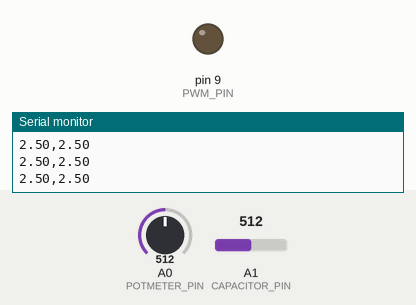
This sketch was run on a simulated Arduino Uno, built with avr-gcc and run on an emulated ATmega328P. On the bench: output pins drawn as LEDs (lit = HIGH), the last lines printed to the serial monitor. Inputs (shaded band) come from the test bench; at power-on: A0 (POTMETER_PIN) = 512, A1 (CAPACITOR_PIN) = 512.

Above: at 1.2 s.
1.3 s: A0 (POTMETER_PIN) set to 716
At 1.9 s:
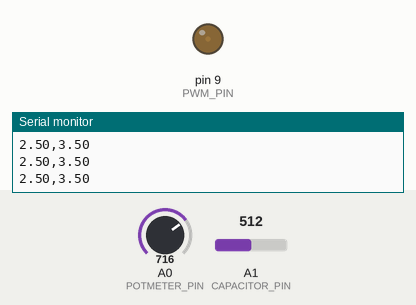
4.3 s: A1 (CAPACITOR_PIN) set to 306
At 5.02 s:
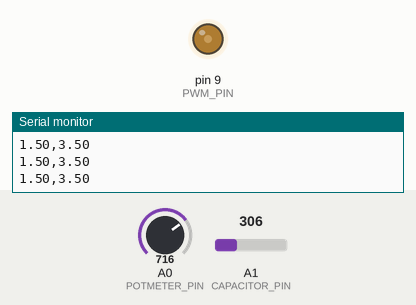
7.3 s: A0 (POTMETER_PIN) set to 306
8.8 s: A1 (CAPACITOR_PIN) set to 0
At 9.01 s:
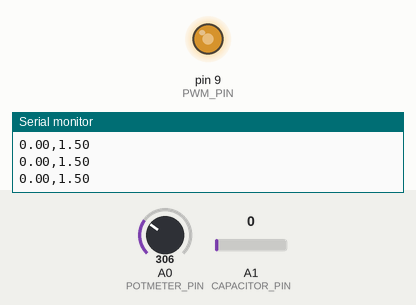
11.8 s: A1 (CAPACITOR_PIN) set to 122
14.8 s: A0 (POTMETER_PIN) set to 0
At 15.07 s:
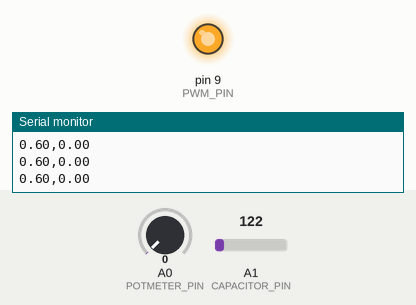
Timing chart, 0 to 18.8 s (numbered marks = the images above; inputs shaded):
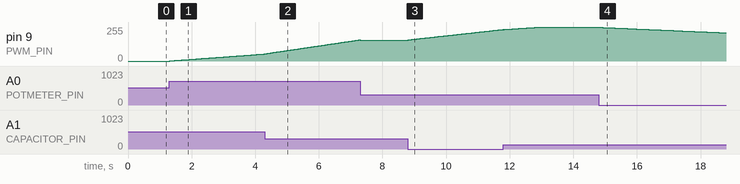

Measured:
- after the input at 1.3 s, pin 9 (PWM_PIN): moves from 0/255 to 53/255 over 3.0 s, starting at once
- after the input at 8.8 s, pin 9 (PWM_PIN): moves from 157/255 to 237/255 over 3.0 s, starting at once
- after the input at 14.8 s, pin 9 (PWM_PIN): moves from 255/255 to 211/255 over 4.0 s, starting at once

The sketch:

RC_template.ino
```cpp
  // Arduino oving 1

// Define pins
#define PWM_PIN 9
#define CAPACITOR_PIN 1
#define POTMETER_PIN 0

// Definere variabler
float Kp = 0.1;
float Ki = 0.2;
float Kd = 1;

float e_prev = 0;
float e_prev2 = 0;
float u_prev = 0;

void setup() {
  Serial.begin(9600);
  pinMode(PWM_PIN, OUTPUT);
}

void loop() {
  // Read potentiometer ADC
  int potentiometer_ADC_level = analogRead(POTMETER_PIN);
  float potentiometer_voltage = (potentiometer_ADC_level/1023.0)*5.0;
  // int pwm_value = map(potentiometer_ADC_level, 0, 1023, 0, 255);

  // analogWrite(PWM_PIN, pwm_value);

  int capacitor_ADC_level = analogRead(CAPACITOR_PIN);
  float capacitor_voltage = (capacitor_ADC_level/1023.0)*5.0;

  // PID
  float err = potentiometer_voltage - capacitor_voltage;

  float u = u_prev + Kp*(err - e_prev) + Ki*err + Kd*(err - 2*e_prev + e_prev2);

  u = constrain(u, 0, 255);

  analogWrite(PWM_PIN, (int)u);

  e_prev = err;
  e_prev2 = e_prev;
  u_prev = u;


  // Write voltages to plotter (serial)
  Serial.print(capacitor_voltage);
  Serial.print(",");
  Serial.println(potentiometer_voltage);

  //delay(100);
}
```
